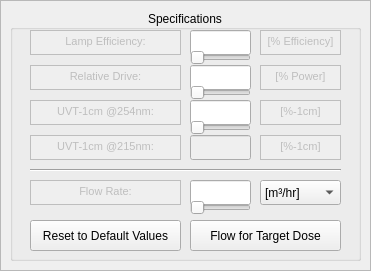
  <widget class="QFrame" name="Specifications">
   <property name="geometry">
    <rect>
     <x>240</x>
     <y>100</y>
     <width>371</width>
     <height>271</height>
    </rect>
   </property>
   <property name="autoFillBackground">
    <bool>true</bool>
   </property>
   <property name="frameShape">
    <enum>QFrame::StyledPanel</enum>
   </property>
   <property name="frameShadow">
    <enum>QFrame::Raised</enum>
   </property>
   <widget class="QGroupBox" name="groupBox_2">
    <property name="geometry">
     <rect>
      <x>10</x>
      <y>10</y>
      <width>351</width>
      <height>251</height>
     </rect>
    </property>
    <property name="contextMenuPolicy">
     <enum>Qt::DefaultContextMenu</enum>
    </property>
    <property name="autoFillBackground">
     <bool>true</bool>
    </property>
    <property name="title">
     <string>Specifications</string>
    </property>
    <property name="alignment">
     <set>Qt::AlignCenter</set>
    </property>
    <property name="flat">
     <bool>false</bool>
    </property>
    <widget class="QTextBrowser" name="textBrowser_2">
     <property name="enabled">
      <bool>false</bool>
     </property>
     <property name="geometry">
      <rect>
       <x>20</x>
       <y>20</y>
       <width>151</width>
       <height>25</height>
      </rect>
     </property>
     <property name="sizePolicy">
      <sizepolicy hsizetype="Fixed" vsizetype="Fixed">
       <horstretch>0</horstretch>
       <verstretch>0</verstretch>
      </sizepolicy>
     </property>
     <property name="autoFillBackground">
      <bool>true</bool>
     </property>
     <property name="frameShape">
      <enum>QFrame::Box</enum>
     </property>
     <property name="frameShadow">
      <enum>QFrame::Plain</enum>
     </property>
     <property name="verticalScrollBarPolicy">
      <enum>Qt::ScrollBarAlwaysOff</enum>
     </property>
     <property name="horizontalScrollBarPolicy">
      <enum>Qt::ScrollBarAlwaysOff</enum>
     </property>
     <property name="html">
      <string>&lt;!DOCTYPE HTML PUBLIC &quot;-//W3C//DTD HTML 4.0//EN&quot; &quot;http://www.w3.org/TR/REC-html40/strict.dtd&quot;&gt;
&lt;html&gt;&lt;head&gt;&lt;meta name=&quot;qrichtext&quot; content=&quot;1&quot; /&gt;&lt;style type=&quot;text/css&quot;&gt;
p, li { white-space: pre-wrap; }
&lt;/style&gt;&lt;/head&gt;&lt;body style=&quot; font-family:'MS Shell Dlg 2'; font-size:8.25pt; font-weight:400; font-style:normal;&quot;&gt;
&lt;p align=&quot;center&quot; style=&quot; margin-top:0px; margin-bottom:0px; margin-left:0px; margin-right:0px; -qt-block-indent:0; text-indent:0px;&quot;&gt;Lamp Efficiency:&lt;/p&gt;&lt;/body&gt;&lt;/html&gt;</string>
     </property>
    </widget>
    <widget class="QTextBrowser" name="textBrowser_3">
     <property name="enabled">
      <bool>false</bool>
     </property>
     <property name="geometry">
      <rect>
       <x>250</x>
       <y>20</y>
       <width>81</width>
       <height>25</height>
      </rect>
     </property>
     <property name="autoFillBackground">
      <bool>true</bool>
     </property>
     <property name="frameShape">
      <enum>QFrame::Box</enum>
     </property>
     <property name="frameShadow">
      <enum>QFrame::Plain</enum>
     </property>
     <property name="verticalScrollBarPolicy">
      <enum>Qt::ScrollBarAlwaysOff</enum>
     </property>
     <property name="horizontalScrollBarPolicy">
      <enum>Qt::ScrollBarAlwaysOff</enum>
     </property>
     <property name="html">
      <string>&lt;!DOCTYPE HTML PUBLIC &quot;-//W3C//DTD HTML 4.0//EN&quot; &quot;http://www.w3.org/TR/REC-html40/strict.dtd&quot;&gt;
&lt;html&gt;&lt;head&gt;&lt;meta name=&quot;qrichtext&quot; content=&quot;1&quot; /&gt;&lt;style type=&quot;text/css&quot;&gt;
p, li { white-space: pre-wrap; }
&lt;/style&gt;&lt;/head&gt;&lt;body style=&quot; font-family:'MS Shell Dlg 2'; font-size:8.25pt; font-weight:400; font-style:normal;&quot;&gt;
&lt;p align=&quot;center&quot; style=&quot; margin-top:0px; margin-bottom:0px; margin-left:0px; margin-right:0px; -qt-block-indent:0; text-indent:0px;&quot;&gt;&lt;span style=&quot; font-size:8pt;&quot;&gt;[% Efficiency]&lt;/span&gt;&lt;/p&gt;&lt;/body&gt;&lt;/html&gt;</string>
     </property>
    </widget>
    <widget class="QTextBrowser" name="textBrowser_4">
     <property name="enabled">
      <bool>false</bool>
     </property>
     <property name="geometry">
      <rect>
       <x>20</x>
       <y>55</y>
       <width>151</width>
       <height>25</height>
      </rect>
     </property>
     <property name="sizePolicy">
      <sizepolicy hsizetype="Fixed" vsizetype="Fixed">
       <horstretch>0</horstretch>
       <verstretch>0</verstretch>
      </sizepolicy>
     </property>
     <property name="autoFillBackground">
      <bool>true</bool>
     </property>
     <property name="frameShape">
      <enum>QFrame::Box</enum>
     </property>
     <property name="frameShadow">
      <enum>QFrame::Plain</enum>
     </property>
     <property name="verticalScrollBarPolicy">
      <enum>Qt::ScrollBarAlwaysOff</enum>
     </property>
     <property name="horizontalScrollBarPolicy">
      <enum>Qt::ScrollBarAlwaysOff</enum>
     </property>
     <property name="html">
      <string>&lt;!DOCTYPE HTML PUBLIC &quot;-//W3C//DTD HTML 4.0//EN&quot; &quot;http://www.w3.org/TR/REC-html40/strict.dtd&quot;&gt;
&lt;html&gt;&lt;head&gt;&lt;meta name=&quot;qrichtext&quot; content=&quot;1&quot; /&gt;&lt;style type=&quot;text/css&quot;&gt;
p, li { white-space: pre-wrap; }
&lt;/style&gt;&lt;/head&gt;&lt;body style=&quot; font-family:'MS Shell Dlg 2'; font-size:8.25pt; font-weight:400; font-style:normal;&quot;&gt;
&lt;p align=&quot;center&quot; style=&quot; margin-top:0px; margin-bottom:0px; margin-left:0px; margin-right:0px; -qt-block-indent:0; text-indent:0px;&quot;&gt;Relative Drive:&lt;/p&gt;&lt;/body&gt;&lt;/html&gt;</string>
     </property>
    </widget>
    <widget class="QTextBrowser" name="textBrowser_5">
     <property name="enabled">
      <bool>false</bool>
     </property>
     <property name="geometry">
      <rect>
       <x>250</x>
       <y>55</y>
       <width>81</width>
       <height>25</height>
      </rect>
     </property>
     <property name="autoFillBackground">
      <bool>true</bool>
     </property>
     <property name="frameShape">
      <enum>QFrame::Box</enum>
     </property>
     <property name="frameShadow">
      <enum>QFrame::Plain</enum>
     </property>
     <property name="verticalScrollBarPolicy">
      <enum>Qt::ScrollBarAlwaysOff</enum>
     </property>
     <property name="horizontalScrollBarPolicy">
      <enum>Qt::ScrollBarAlwaysOff</enum>
     </property>
     <property name="html">
      <string>&lt;!DOCTYPE HTML PUBLIC &quot;-//W3C//DTD HTML 4.0//EN&quot; &quot;http://www.w3.org/TR/REC-html40/strict.dtd&quot;&gt;
&lt;html&gt;&lt;head&gt;&lt;meta name=&quot;qrichtext&quot; content=&quot;1&quot; /&gt;&lt;style type=&quot;text/css&quot;&gt;
p, li { white-space: pre-wrap; }
&lt;/style&gt;&lt;/head&gt;&lt;body style=&quot; font-family:'MS Shell Dlg 2'; font-size:8.25pt; font-weight:400; font-style:normal;&quot;&gt;
&lt;p align=&quot;center&quot; style=&quot; margin-top:0px; margin-bottom:0px; margin-left:0px; margin-right:0px; -qt-block-indent:0; text-indent:0px;&quot;&gt;[% Power]&lt;/p&gt;&lt;/body&gt;&lt;/html&gt;</string>
     </property>
    </widget>
    <widget class="QTextBrowser" name="textBrowser_6">
     <property name="enabled">
      <bool>false</bool>
     </property>
     <property name="geometry">
      <rect>
       <x>20</x>
       <y>90</y>
       <width>151</width>
       <height>25</height>
      </rect>
     </property>
     <property name="sizePolicy">
      <sizepolicy hsizetype="Fixed" vsizetype="Fixed">
       <horstretch>0</horstretch>
       <verstretch>0</verstretch>
      </sizepolicy>
     </property>
     <property name="autoFillBackground">
      <bool>true</bool>
     </property>
     <property name="frameShape">
      <enum>QFrame::Box</enum>
     </property>
     <property name="frameShadow">
      <enum>QFrame::Plain</enum>
     </property>
     <property name="verticalScrollBarPolicy">
      <enum>Qt::ScrollBarAlwaysOff</enum>
     </property>
     <property name="horizontalScrollBarPolicy">
      <enum>Qt::ScrollBarAlwaysOff</enum>
     </property>
     <property name="html">
      <string>&lt;!DOCTYPE HTML PUBLIC &quot;-//W3C//DTD HTML 4.0//EN&quot; &quot;http://www.w3.org/TR/REC-html40/strict.dtd&quot;&gt;
&lt;html&gt;&lt;head&gt;&lt;meta name=&quot;qrichtext&quot; content=&quot;1&quot; /&gt;&lt;style type=&quot;text/css&quot;&gt;
p, li { white-space: pre-wrap; }
&lt;/style&gt;&lt;/head&gt;&lt;body style=&quot; font-family:'MS Shell Dlg 2'; font-size:8.25pt; font-weight:400; font-style:normal;&quot;&gt;
&lt;p align=&quot;center&quot; style=&quot; margin-top:0px; margin-bottom:0px; margin-left:0px; margin-right:0px; -qt-block-indent:0; text-indent:0px;&quot;&gt;UVT-1cm @254nm:&lt;/p&gt;&lt;/body&gt;&lt;/html&gt;</string>
     </property>
    </widget>
    <widget class="QTextBrowser" name="textBrowser_7">
     <property name="enabled">
      <bool>false</bool>
     </property>
     <property name="geometry">
      <rect>
       <x>250</x>
       <y>90</y>
       <width>81</width>
       <height>25</height>
      </rect>
     </property>
     <property name="autoFillBackground">
      <bool>true</bool>
     </property>
     <property name="frameShape">
      <enum>QFrame::Box</enum>
     </property>
     <property name="frameShadow">
      <enum>QFrame::Plain</enum>
     </property>
     <property name="verticalScrollBarPolicy">
      <enum>Qt::ScrollBarAlwaysOff</enum>
     </property>
     <property name="horizontalScrollBarPolicy">
      <enum>Qt::ScrollBarAlwaysOff</enum>
     </property>
     <property name="html">
      <string>&lt;!DOCTYPE HTML PUBLIC &quot;-//W3C//DTD HTML 4.0//EN&quot; &quot;http://www.w3.org/TR/REC-html40/strict.dtd&quot;&gt;
&lt;html&gt;&lt;head&gt;&lt;meta name=&quot;qrichtext&quot; content=&quot;1&quot; /&gt;&lt;style type=&quot;text/css&quot;&gt;
p, li { white-space: pre-wrap; }
&lt;/style&gt;&lt;/head&gt;&lt;body style=&quot; font-family:'MS Shell Dlg 2'; font-size:8.25pt; font-weight:400; font-style:normal;&quot;&gt;
&lt;p align=&quot;center&quot; style=&quot; margin-top:0px; margin-bottom:0px; margin-left:0px; margin-right:0px; -qt-block-indent:0; text-indent:0px;&quot;&gt;[%-1cm]&lt;/p&gt;&lt;/body&gt;&lt;/html&gt;</string>
     </property>
    </widget>
    <widget class="Line" name="line">
     <property name="geometry">
      <rect>
       <x>20</x>
       <y>150</y>
       <width>311</width>
       <height>20</height>
      </rect>
     </property>
     <property name="orientation">
      <enum>Qt::Horizontal</enum>
     </property>
    </widget>
    <widget class="QTextBrowser" name="textBrowser_8">
     <property name="enabled">
      <bool>false</bool>
     </property>
     <property name="geometry">
      <rect>
       <x>20</x>
       <y>170</y>
       <width>151</width>
       <height>25</height>
      </rect>
     </property>
     <property name="autoFillBackground">
      <bool>true</bool>
     </property>
     <property name="frameShape">
      <enum>QFrame::Box</enum>
     </property>
     <property name="frameShadow">
      <enum>QFrame::Plain</enum>
     </property>
     <property name="verticalScrollBarPolicy">
      <enum>Qt::ScrollBarAlwaysOff</enum>
     </property>
     <property name="html">
      <string>&lt;!DOCTYPE HTML PUBLIC &quot;-//W3C//DTD HTML 4.0//EN&quot; &quot;http://www.w3.org/TR/REC-html40/strict.dtd&quot;&gt;
&lt;html&gt;&lt;head&gt;&lt;meta name=&quot;qrichtext&quot; content=&quot;1&quot; /&gt;&lt;style type=&quot;text/css&quot;&gt;
p, li { white-space: pre-wrap; }
&lt;/style&gt;&lt;/head&gt;&lt;body style=&quot; font-family:'MS Shell Dlg 2'; font-size:8.25pt; font-weight:400; font-style:normal;&quot;&gt;
&lt;p align=&quot;center&quot; style=&quot; margin-top:0px; margin-bottom:0px; margin-left:0px; margin-right:0px; -qt-block-indent:0; text-indent:0px;&quot;&gt;Flow Rate:&lt;/p&gt;&lt;/body&gt;&lt;/html&gt;</string>
     </property>
    </widget>
    <widget class="QComboBox" name="FlowUnits">
     <property name="geometry">
      <rect>
       <x>250</x>
       <y>170</y>
       <width>81</width>
       <height>25</height>
      </rect>
     </property>
     <item>
      <property name="text">
       <string>[m³/hr]</string>
      </property>
     </item>
     <item>
      <property name="text">
       <string>[US GPM]</string>
      </property>
     </item>
    </widget>
    <widget class="QSlider" name="LampEffSlider">
     <property name="geometry">
      <rect>
       <x>180</x>
       <y>40</y>
       <width>61</width>
       <height>15</height>
      </rect>
     </property>
     <property name="maximum">
      <number>100</number>
     </property>
     <property name="orientation">
      <enum>Qt::Horizontal</enum>
     </property>
     <property name="tickPosition">
      <enum>QSlider::NoTicks</enum>
     </property>
     <property name="tickInterval">
      <number>10</number>
     </property>
    </widget>
    <widget class="QSlider" name="PowerSlider">
     <property name="geometry">
      <rect>
       <x>180</x>
       <y>75</y>
       <width>61</width>
       <height>15</height>
      </rect>
     </property>
     <property name="maximum">
      <number>100</number>
     </property>
     <property name="orientation">
      <enum>Qt::Horizontal</enum>
     </property>
     <property name="tickPosition">
      <enum>QSlider::NoTicks</enum>
     </property>
     <property name="tickInterval">
      <number>10</number>
     </property>
    </widget>
    <widget class="QSlider" name="UVT254Slider">
     <property name="geometry">
      <rect>
       <x>180</x>
       <y>110</y>
       <width>61</width>
       <height>15</height>
      </rect>
     </property>
     <property name="maximum">
      <number>100</number>
     </property>
     <property name="orientation">
      <enum>Qt::Horizontal</enum>
     </property>
     <property name="tickPosition">
      <enum>QSlider::NoTicks</enum>
     </property>
     <property name="tickInterval">
      <number>10</number>
     </property>
    </widget>
    <widget class="QSlider" name="FlowSlider">
     <property name="geometry">
      <rect>
       <x>180</x>
       <y>190</y>
       <width>61</width>
       <height>15</height>
      </rect>
     </property>
     <property name="maximum">
      <number>100</number>
     </property>
     <property name="orientation">
      <enum>Qt::Horizontal</enum>
     </property>
     <property name="tickPosition">
      <enum>QSlider::NoTicks</enum>
     </property>
     <property name="tickInterval">
      <number>10</number>
     </property>
    </widget>
    <widget class="QLineEdit" name="LampEfficiency">
     <property name="geometry">
      <rect>
       <x>180</x>
       <y>20</y>
       <width>61</width>
       <height>25</height>
      </rect>
     </property>
     <property name="sizePolicy">
      <sizepolicy hsizetype="Fixed" vsizetype="Fixed">
       <horstretch>0</horstretch>
       <verstretch>0</verstretch>
      </sizepolicy>
     </property>
     <property name="cursor">
      <cursorShape>ArrowCursor</cursorShape>
     </property>
     <property name="mouseTracking">
      <bool>false</bool>
     </property>
     <property name="toolTip">
      <string>&lt;html&gt;&lt;head/&gt;&lt;body&gt;&lt;p&gt;Typically &amp;gt; 40%&lt;/p&gt;&lt;/body&gt;&lt;/html&gt;</string>
     </property>
     <property name="toolTipDuration">
      <number>3000</number>
     </property>
     <property name="alignment">
      <set>Qt::AlignLeading|Qt::AlignLeft|Qt::AlignVCenter</set>
     </property>
     <property name="clearButtonEnabled">
      <bool>false</bool>
     </property>
    </widget>
    <widget class="QLineEdit" name="Power">
     <property name="geometry">
      <rect>
       <x>180</x>
       <y>55</y>
       <width>61</width>
       <height>25</height>
      </rect>
     </property>
     <property name="sizePolicy">
      <sizepolicy hsizetype="Fixed" vsizetype="Fixed">
       <horstretch>0</horstretch>
       <verstretch>0</verstretch>
      </sizepolicy>
     </property>
     <property name="cursor">
      <cursorShape>ArrowCursor</cursorShape>
     </property>
     <property name="mouseTracking">
      <bool>false</bool>
     </property>
     <property name="toolTip">
      <string>&lt;html&gt;&lt;head/&gt;&lt;body&gt;&lt;p&gt;Typically &amp;gt; 40%&lt;/p&gt;&lt;/body&gt;&lt;/html&gt;</string>
     </property>
     <property name="toolTipDuration">
      <number>3000</number>
     </property>
    </widget>
    <widget class="QLineEdit" name="UVT">
     <property name="geometry">
      <rect>
       <x>180</x>
       <y>90</y>
       <width>61</width>
       <height>25</height>
      </rect>
     </property>
     <property name="sizePolicy">
      <sizepolicy hsizetype="Fixed" vsizetype="Fixed">
       <horstretch>0</horstretch>
       <verstretch>0</verstretch>
      </sizepolicy>
     </property>
     <property name="cursor">
      <cursorShape>ArrowCursor</cursorShape>
     </property>
     <property name="mouseTracking">
      <bool>false</bool>
     </property>
     <property name="toolTip">
      <string>&lt;html&gt;&lt;head/&gt;&lt;body&gt;&lt;p&gt;UV-Transmittance at 254nm wavelength&lt;/p&gt;&lt;/body&gt;&lt;/html&gt;</string>
     </property>
     <property name="toolTipDuration">
      <number>3000</number>
     </property>
    </widget>
    <widget class="QLineEdit" name="FlowRate">
     <property name="geometry">
      <rect>
       <x>180</x>
       <y>170</y>
       <width>61</width>
       <height>25</height>
      </rect>
     </property>
     <property name="sizePolicy">
      <sizepolicy hsizetype="Fixed" vsizetype="Fixed">
       <horstretch>0</horstretch>
       <verstretch>0</verstretch>
      </sizepolicy>
     </property>
     <property name="cursor">
      <cursorShape>ArrowCursor</cursorShape>
     </property>
     <property name="mouseTracking">
      <bool>false</bool>
     </property>
     <property name="toolTip">
      <string>&lt;html&gt;&lt;head/&gt;&lt;body&gt;&lt;p&gt;Flow Rate&lt;/p&gt;&lt;/body&gt;&lt;/html&gt;</string>
     </property>
     <property name="toolTipDuration">
      <number>3000</number>
     </property>
    </widget>
    <widget class="QPushButton" name="ResetCalc">
     <property name="geometry">
      <rect>
       <x>20</x>
       <y>210</y>
       <width>151</width>
       <height>31</height>
      </rect>
     </property>
     <property name="toolTip">
      <string>Reset the set point values</string>
     </property>
     <property name="toolTipDuration">
      <number>3000</number>
     </property>
     <property name="text">
      <string>Reset to Default Values</string>
     </property>
     <property name="autoDefault">
      <bool>false</bool>
     </property>
    </widget>
    <widget class="QPushButton" name="FlowDoseCalc">
     <property name="geometry">
      <rect>
       <x>180</x>
       <y>210</y>
       <width>151</width>
       <height>31</height>
      </rect>
     </property>
     <property name="toolTip">
      <string>Calculate the required flow for the trarget UV-dose</string>
     </property>
     <property name="toolTipDuration">
      <number>3000</number>
     </property>
     <property name="text">
      <string>Flow for Target Dose</string>
     </property>
     <property name="autoDefault">
      <bool>false</bool>
     </property>
    </widget>
    <widget class="QTextBrowser" name="UVT215Label">
     <property name="enabled">
      <bool>false</bool>
     </property>
     <property name="geometry">
      <rect>
       <x>20</x>
       <y>125</y>
       <width>151</width>
       <height>25</height>
      </rect>
     </property>
     <property name="sizePolicy">
      <sizepolicy hsizetype="Fixed" vsizetype="Fixed">
       <horstretch>0</horstretch>
       <verstretch>0</verstretch>
      </sizepolicy>
     </property>
     <property name="focusPolicy">
      <enum>Qt::NoFocus</enum>
     </property>
     <property name="acceptDrops">
      <bool>false</bool>
     </property>
     <property name="autoFillBackground">
      <bool>true</bool>
     </property>
     <property name="frameShape">
      <enum>QFrame::Box</enum>
     </property>
     <property name="frameShadow">
      <enum>QFrame::Plain</enum>
     </property>
     <property name="verticalScrollBarPolicy">
      <enum>Qt::ScrollBarAlwaysOff</enum>
     </property>
     <property name="horizontalScrollBarPolicy">
      <enum>Qt::ScrollBarAlwaysOff</enum>
     </property>
     <property name="html">
      <string>&lt;!DOCTYPE HTML PUBLIC &quot;-//W3C//DTD HTML 4.0//EN&quot; &quot;http://www.w3.org/TR/REC-html40/strict.dtd&quot;&gt;
&lt;html&gt;&lt;head&gt;&lt;meta name=&quot;qrichtext&quot; content=&quot;1&quot; /&gt;&lt;style type=&quot;text/css&quot;&gt;
p, li { white-space: pre-wrap; }
&lt;/style&gt;&lt;/head&gt;&lt;body style=&quot; font-family:'MS Shell Dlg 2'; font-size:8.25pt; font-weight:400; font-style:normal;&quot;&gt;
&lt;p align=&quot;center&quot; style=&quot; margin-top:0px; margin-bottom:0px; margin-left:0px; margin-right:0px; -qt-block-indent:0; text-indent:0px;&quot;&gt;UVT-1cm @215nm:&lt;/p&gt;&lt;/body&gt;&lt;/html&gt;</string>
     </property>
    </widget>
    <widget class="QLineEdit" name="UVT215">
     <property name="enabled">
      <bool>false</bool>
     </property>
     <property name="geometry">
      <rect>
       <x>180</x>
       <y>125</y>
       <width>61</width>
       <height>25</height>
      </rect>
     </property>
     <property name="sizePolicy">
      <sizepolicy hsizetype="Preferred" vsizetype="Preferred">
       <horstretch>0</horstretch>
       <verstretch>0</verstretch>
      </sizepolicy>
     </property>
     <property name="cursor">
      <cursorShape>ArrowCursor</cursorShape>
     </property>
     <property name="mouseTracking">
      <bool>false</bool>
     </property>
     <property name="focusPolicy">
      <enum>Qt::StrongFocus</enum>
     </property>
     <property name="contextMenuPolicy">
      <enum>Qt::NoContextMenu</enum>
     </property>
     <property name="acceptDrops">
      <bool>false</bool>
     </property>
     <property name="toolTip">
      <string/>
     </property>
     <property name="toolTipDuration">
      <number>-1</number>
     </property>
     <property name="readOnly">
      <bool>true</bool>
     </property>
    </widget>
    <widget class="QTextBrowser" name="UVT215units">
     <property name="enabled">
      <bool>false</bool>
     </property>
     <property name="geometry">
      <rect>
       <x>250</x>
       <y>125</y>
       <width>81</width>
       <height>25</height>
      </rect>
     </property>
     <property name="focusPolicy">
      <enum>Qt::NoFocus</enum>
     </property>
     <property name="acceptDrops">
      <bool>false</bool>
     </property>
     <property name="autoFillBackground">
      <bool>true</bool>
     </property>
     <property name="frameShape">
      <enum>QFrame::Box</enum>
     </property>
     <property name="frameShadow">
      <enum>QFrame::Plain</enum>
     </property>
     <property name="verticalScrollBarPolicy">
      <enum>Qt::ScrollBarAlwaysOff</enum>
     </property>
     <property name="horizontalScrollBarPolicy">
      <enum>Qt::ScrollBarAlwaysOff</enum>
     </property>
     <property name="html">
      <string>&lt;!DOCTYPE HTML PUBLIC &quot;-//W3C//DTD HTML 4.0//EN&quot; &quot;http://www.w3.org/TR/REC-html40/strict.dtd&quot;&gt;
&lt;html&gt;&lt;head&gt;&lt;meta name=&quot;qrichtext&quot; content=&quot;1&quot; /&gt;&lt;style type=&quot;text/css&quot;&gt;
p, li { white-space: pre-wrap; }
&lt;/style&gt;&lt;/head&gt;&lt;body style=&quot; font-family:'MS Shell Dlg 2'; font-size:8.25pt; font-weight:400; font-style:normal;&quot;&gt;
&lt;p align=&quot;center&quot; style=&quot; margin-top:0px; margin-bottom:0px; margin-left:0px; margin-right:0px; -qt-block-indent:0; text-indent:0px;&quot;&gt;[%-1cm]&lt;/p&gt;&lt;/body&gt;&lt;/html&gt;</string>
     </property>
    </widget>
    <zorder>textBrowser_2</zorder>
    <zorder>textBrowser_3</zorder>
    <zorder>textBrowser_4</zorder>
    <zorder>textBrowser_5</zorder>
    <zorder>textBrowser_6</zorder>
    <zorder>textBrowser_7</zorder>
    <zorder>line</zorder>
    <zorder>textBrowser_8</zorder>
    <zorder>FlowUnits</zorder>
    <zorder>LampEfficiency</zorder>
    <zorder>LampEffSlider</zorder>
    <zorder>Power</zorder>
    <zorder>PowerSlider</zorder>
    <zorder>UVT</zorder>
    <zorder>UVT254Slider</zorder>
    <zorder>FlowRate</zorder>
    <zorder>FlowSlider</zorder>
    <zorder>ResetCalc</zorder>
    <zorder>FlowDoseCalc</zorder>
    <zorder>UVT215</zorder>
    <zorder>UVT215units</zorder>
    <zorder>UVT215Label</zorder>
   </widget>
  </widget>
